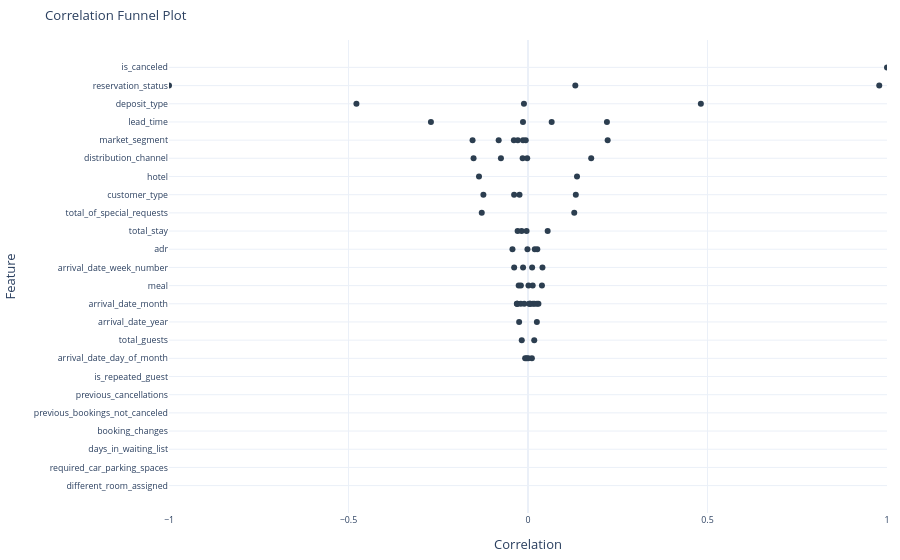

Notebook source saved alongside this figure:
### Code cell
# * Visualize ----- Was not able to get country or previous_cancellation in the data
df_correlated.plot_correlation_funnel()

### Figure 1 — Plotly figure (JSON) as saved in the notebook; plotly's stock layout.template omitted (floating-point values rounded to 4 significant figures)
{"data": [{"customdata": [[null], ["Check-Out"], ["Canceled"], ["Non Refund"], ["No Deposit"], ["lead_time_bin_0"], ["Groups"], ["lead_time_bin_3"], ["TA/TO"], ["Direct"], ["Direct"], ["City Hotel"], ["Resort Hotel"], ["Transient"], ["No-Show"], ["total_of_special_requests_bin_1"], ["total_of_special_requests_bin_0"], ["Transient-Party"], ["Corporate"], ["Corporate"], ["lead_time_bin_2"], ["total_stay_bin_1"], ["adr_bin_0"], ["arrival_date_week_number_bin_1"], ["Complementary"], ["FB"], ["Group"], ["arrival_date_week_number_bin_0"], ["January"], ["March"], ["November"], ["June"], ["total_stay_bin_0"], ["Offline TA/TO"], ["Undefined"], ["adr_bin_2"], ["April"], ["arrival_date_year_bin_1"], ["arrival_date_year_bin_0"], ["Contract"], ["February"], ["HB"], ["adr_bin_3"], ["May"], ["total_stay_bin_3"], ["total_guests_bin_1"], ["total_guests_bin_0"], ["GDS"], ["lead_time_bin_1"], ["Aviation"], ["arrival_date_week_number_bin_3"], ["September"], ["BB"], ["arrival_date_week_number_bin_2"], ["Refundable"], ["arrival_date_day_of_month_bin_0"], ["December"], ["arrival_date_day_of_month_bin_2"], ["October"], ["Online TA"], ["August"], ["total_stay_bin_2"], ["arrival_date_day_of_month_bin_1"], ["July"], ["Undefined"], ["adr_bin_1"], ["SC"], ["arrival_date_day_of_month_bin_3"], ["is_repeated_guest_bin_0"], ["previous_cancellations_bin_0"], ["previous_bookings_not_canceled_bin_0"], ["booking_changes_bin_0"], ["days_in_waiting_list_bin_0"], ["required_car_parking_spaces_bin_0"], ["different_room_assigned_bin_0"]], "hoverlabel": {"font": {"size": 8.8}}, "hovertemplate": "correlation=%{x:.3f}<br>feature=%{y}<br>bin=%{customdata[0]}<extra></extra>", "legendgroup": "", "marker": {"color": "#2c3e50", "opacity": 1, "symbol": "circle"}, "mode": "markers", "name": "", "orientation": "h", "showlegend": false, "text": [null, "Check-Out", "Canceled", "Non Refund", "No Deposit", "lead_time_bin_0", "Groups", "lead_time_bin_3", "TA/TO", "Direct", "Direct", "City Hotel", "Resort Hotel", "Transient", "No-Show", "total_of_special_requests_bin_1", "total_of_special_requests_bin_0", "Transient-Party", "Corporate", "Corporate", "lead_time_bin_2", "total_stay_bin_1", "adr_bin_0", "arrival_date_week_number_bin_1", "Complementary", "FB", "Group", "arrival_date_week_number_bin_0", "January", "March", "November", "June", "total_stay_bin_0", "Offline TA/TO", "Undefined", "adr_bin_2", "April", "arrival_date_year_bin_1", "arrival_date_year_bin_0", "Contract", "February", "HB", "adr_bin_3", "May", "total_stay_bin_3", "total_guests_bin_1", "total_guests_bin_0", "GDS", "lead_time_bin_1", "Aviation", "arrival_date_week_number_bin_3", "September", "BB", "arrival_date_week_number_bin_2", "Refundable", "arrival_date_day_of_month_bin_0", "December", "arrival_date_day_of_month_bin_2", "October", "Online TA", "August", "total_stay_bin_2", "arrival_date_day_of_month_bin_1", "July", "Undefined", "adr_bin_1", "SC", "arrival_date_day_of_month_bin_3", "is_repeated_guest_bin_0", "previous_cancellations_bin_0", "previous_bookings_not_canceled_bin_0", "booking_changes_bin_0", "days_in_waiting_list_bin_0", "required_car_parking_spaces_bin_0", "different_room_assigned_bin_0"], "type": "scatter", "x": [1.0, -1.0, 0.9784, 0.4815, -0.4779, -0.2704, 0.2219, 0.2199, 0.1761, -0.1544, -0.1516, 0.1365, -0.1365, 0.1332, 0.1318, -0.1288, 0.1288, -0.1242, -0.08166, -0.07542, 0.06593, 0.05477, -0.04328, 0.04027, -0.0393, 0.03883, -0.0387, -0.03855, -0.03106, -0.03025, -0.02953, 0.02905, -0.02896, -0.02845, -0.02589, 0.02589, 0.0249, 0.02469, -0.02469, -0.02366, -0.0202, -0.01983, 0.01886, 0.018, -0.01773, -0.01739, 0.01739, -0.01489, -0.01398, -0.01394, -0.01377, 0.01371, 0.0131, 0.01153, -0.01131, 0.01075, -0.01051, -0.007959, 0.006697, -0.006269, 0.005223, -0.003963, -0.003873, 0.002953, -0.00222, -0.001514, 0.001296, 0.000776, NaN, NaN, NaN, NaN, NaN, NaN, NaN], "xaxis": "x", "y": ["is_canceled", "reservation_status", "reservation_status", "deposit_type", "deposit_type", "lead_time", "market_segment", "lead_time", "distribution_channel", "market_segment", "distribution_channel", "hotel", "hotel", "customer_type", "reservation_status", "total_of_special_requests", "total_of_special_requests", "customer_type", "market_segment", "distribution_channel", "lead_time", "total_stay", "adr", "arrival_date_week_number", "market_segment", "meal", "customer_type", "arrival_date_week_number", "arrival_date_month", "arrival_date_month", "arrival_date_month", "arrival_date_month", "total_stay", "market_segment", "meal", "adr", "arrival_date_month", "arrival_date_year", "arrival_date_year", "customer_type", "arrival_date_month", "meal", "adr", "arrival_date_month", "total_stay", "total_guests", "total_guests", "distribution_channel", "lead_time", "market_segment", "arrival_date_week_number", "arrival_date_month", "meal", "arrival_date_week_number", "deposit_type", "arrival_date_day_of_month", "arrival_date_month", "arrival_date_day_of_month", "arrival_date_month", "market_segment", "arrival_date_month", "total_stay", "arrival_date_day_of_month", "arrival_date_month", "distribution_channel", "adr", "meal", "arrival_date_day_of_month", "is_repeated_guest", "previous_cancellations", "previous_bookings_not_canceled", "booking_changes", "days_in_waiting_list", "required_car_parking_spaces", "different_room_assigned"], "yaxis": "y"}], "layout": {"autosize": true, "font": {"size": 11}, "legend": {"font": {"size": 8.8}, "title": {"font": {"size": 8.8}}, "tracegroupgap": 0}, "margin": {"b": 40, "l": 10, "r": 10, "t": 40}, "showlegend": false, "title": {"font": {"size": 13.2}, "text": "Correlation Funnel Plot"}, "xaxis": {"anchor": "y", "domain": [0, 1], "range": [-1, 1], "showticklabels": true, "tickfont": {"size": 8.8}, "title": {"text": "Correlation"}, "visible": true}, "yaxis": {"anchor": "x", "autorange": "reversed", "domain": [0, 1], "tickfont": {"size": 8.8}, "title": {"text": "Feature"}}}}
